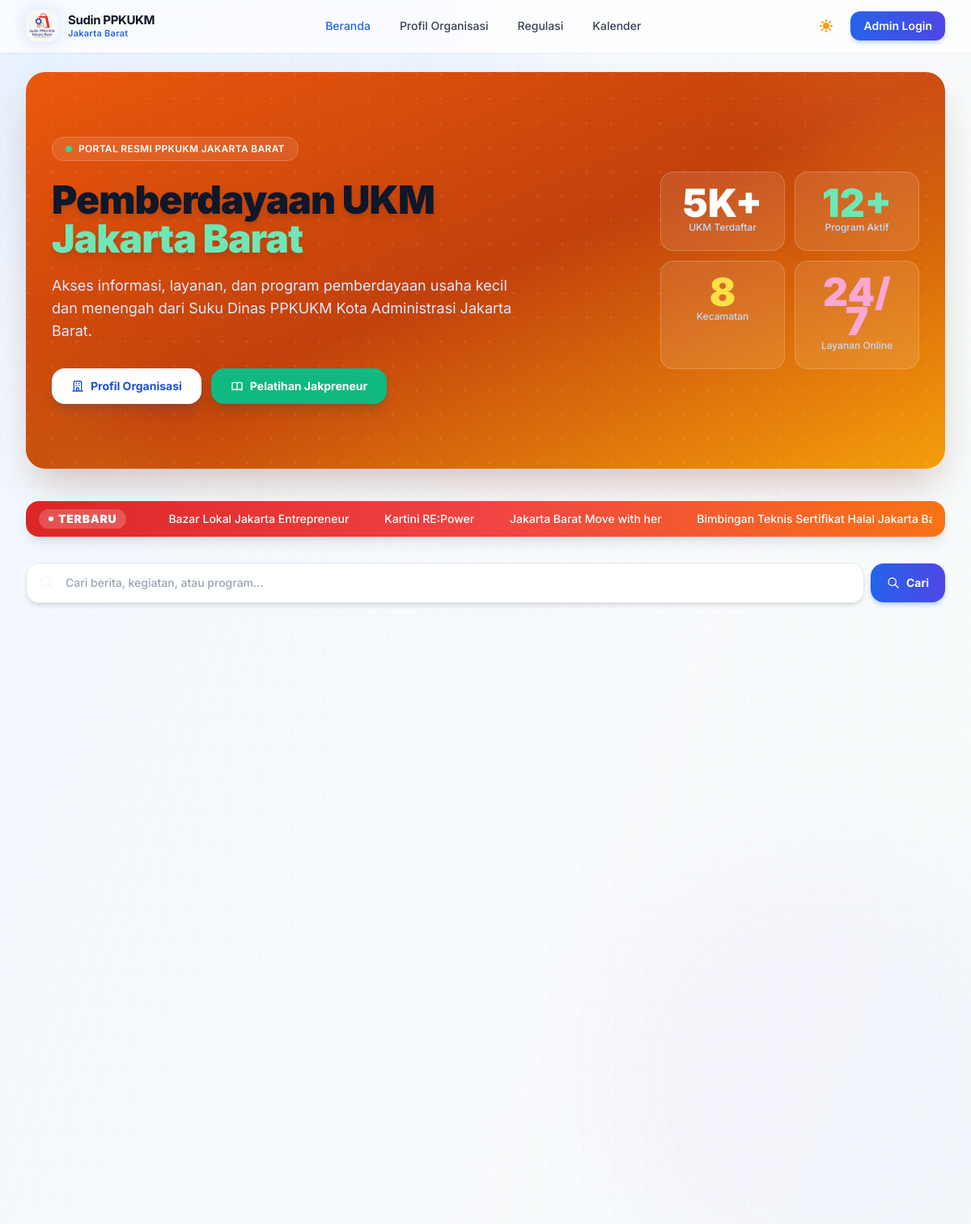
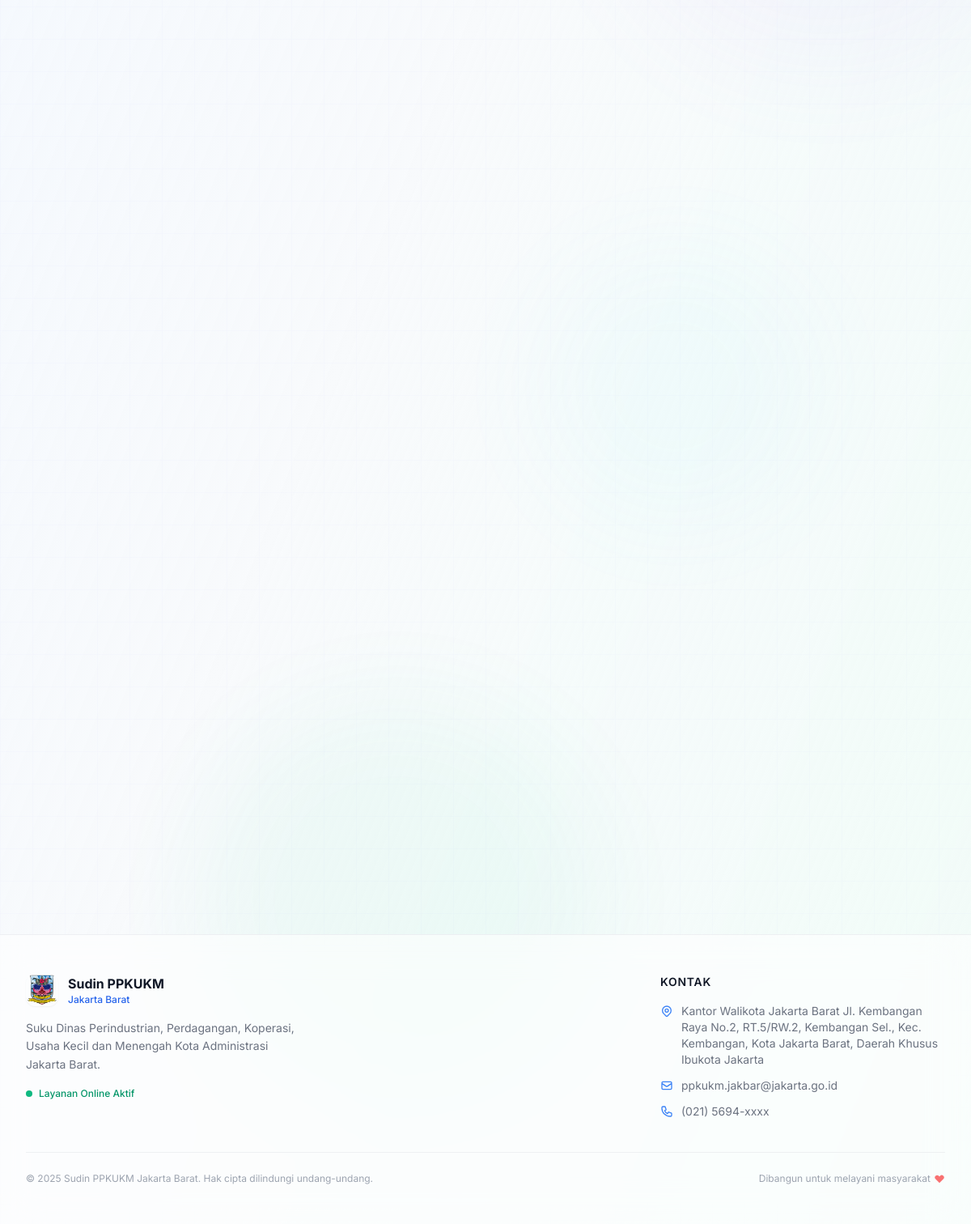
The page / on the database its author committed (2 pictures, top to bottom).
### app.py (models this page shows)
class News(db.Model):
    id = db.Column(db.Integer, primary_key=True)
    title = db.Column(db.String(200), nullable=False)
    content = db.Column(db.Text)
    image_url = db.Column(db.String(255))
    publish_date = db.Column(db.DateTime, default=datetime.datetime.utcnow)
    author_id = db.Column(db.Integer, db.ForeignKey('user.id'))
    author = db.relationship('User', foreign_keys=[author_id], backref='news')
    status = db.Column(db.String(20), default='pending', nullable=False)  # 'pending' | 'published' | 'rejected'
    category = db.Column(db.String(50), default='event', nullable=False)  # 'pelatihan' | 'promosi' | 'event' | 'ukm' | 'kalender'
    registration_start_date = db.Column(db.DateTime, nullable=True)
    registration_end_date = db.Column(db.DateTime, nullable=True)
    start_date = db.Column(db.DateTime, nullable=True)
    end_date = db.Column(db.DateTime, nullable=True)
    participant_count = db.Column(db.Integer, nullable=True)
    location = db.Column(db.String(255), nullable=True)
    reviewed_by_id = db.Column(db.Integer, db.ForeignKey('user.id'), nullable=True)
    reviewer = db.relationship('User', foreign_keys=[reviewed_by_id])
    reviewed_at = db.Column(db.DateTime, nullable=True)
    reject_reason = db.Column(db.Text, nullable=True)
    photos = db.relationship('NewsPhoto', backref='news', cascade='all, delete-orphan', lazy='select')
    videos = db.relationship('NewsVideo', backref='news', cascade='all, delete-orphan', lazy='select')

### app.py (the view)
@app.route('/')
def index():
    allowed_event_titles = ['Jakarta Barat Move with her', 'Kartini RE:Power']
    news = News.query.filter(
        News.status == 'published',
        News.category != 'kalender',
        or_(News.category != 'event', News.title.in_(allowed_event_titles))
    ).order_by(News.publish_date.desc()).all()
    event_count = News.query.filter(News.status == 'published', News.category == 'event', News.title.in_(allowed_event_titles)).count()
    cat_counts = {
        'semua':    len(news),
        'event':    event_count,
        'pelatihan':sum(1 for n in news if n.category == 'pelatihan'),
        'promosi':  sum(1 for n in news if n.category == 'promosi'),
        'ukm':      sum(1 for n in news if n.category == 'ukm'),
    }
    return render_template('index.html', news=news, cat_counts=cat_counts)

### app.py (called while the page is built)
@app.after_request
def add_security_headers(response):
    response.headers['X-Content-Type-Options'] = 'nosniff'
    response.headers['X-Frame-Options'] = 'DENY'
    response.headers['X-XSS-Protection'] = '1; mode=block'
    response.headers['Strict-Transport-Security'] = 'max-age=31536000; includeSubDomains'
    response.headers['Content-Security-Policy'] = (
        "default-src 'self'; "
        "script-src 'self' 'unsafe-inline' cdn.tailwindcss.com cdn.jsdelivr.net unpkg.com; "
        "style-src 'self' 'unsafe-inline' fonts.googleapis.com; "
        "font-src 'self' fonts.gstatic.com; "
        "img-src 'self' data: images.unsplash.com; "
        "media-src 'self'; "
        "connect-src 'self'"
    )
    return response

### templates/index.html (shortened to what this page needs)
{% extends "base.html" %} {% block title %}Beranda - Sudin PPKUKM Jakarta Barat{% endblock %} {% block content %}
<section class="relative mb-10 overflow-hidden rounded-3xl bg-gradient-to-br from-orange-600 via-orange-700 to-amber-500 text-white shadow-2xl shadow-orange-900/30" data-scroll-reveal>
  <div class="absolute inset-0 opacity-10">
    <svg class="absolute inset-0 w-full h-full" xmlns="http://www.w3.org/2000/svg">
      <defs>
        <pattern id="dots" x="0" y="0" width="30" height="30" patternUnits="userSpaceOnUse">
          <circle cx="3" cy="3" r="1.5" fill="currentColor" />
        </pattern>
      </defs>
      <rect width="100%" height="100%" fill="url(#dots)" />
    </svg>
  </div>
  <div class="absolute top-0 right-0 w-64 h-64 bg-orange-400/20 rounded-full blur-3xl -translate-y-1/2 translate-x-1/4"></div>
  <div class="absolute bottom-0 left-0 w-48 h-48 bg-amber-400/20 rounded-full blur-3xl translate-y-1/2 -translate-x-1/4"></div>
  <div class="relative z-10 px-8 py-14 md:py-20 flex flex-col md:flex-row items-center gap-10">
    <div class="flex-1 text-center md:text-left">
      <div class="inline-flex items-center gap-2 bg-white/10 backdrop-blur-sm border border-white/20 rounded-full px-4 py-1.5 text-xs font-semibold mb-6 tracking-wide uppercase">
        <span class="w-2 h-2 rounded-full bg-emerald-400 animate-pulse"></span>
        Portal Resmi PPKUKM Jakarta Barat
      </div>
      <h1 class="text-3xl md:text-5xl font-black leading-tight mb-5 drop-shadow-lg">
        Pemberdayaan UKM<br />
        <span class="text-emerald-300">Jakarta Barat</span>
      </h1>
      <p class="text-blue-100 text-base md:text-lg max-w-xl mb-8 leading-relaxed">Akses informasi, layanan, dan program pemberdayaan usaha kecil dan menengah dari Suku Dinas PPKUKM Kota Administrasi Jakarta Barat.</p>
      <div class="flex flex-col sm:flex-row gap-3 justify-center md:justify-start">
        <a
          href="{{ url_for('profil_organisasi') }}"
          class="inline-flex items-center justify-center gap-2 px-6 py-3 bg-white text-blue-700 font-bold rounded-2xl hover:bg-blue-50 shadow-lg shadow-blue-900/20 transition-all duration-200 hover:-translate-y-0.5 text-sm"
        >
          <svg class="w-4 h-4" fill="none" stroke="currentColor" viewBox="0 0 24 24">
            <path stroke-linecap="round" stroke-linejoin="round" stroke-width="2" d="M19 21V5a2 2 0 00-2-2H7a2 2 0 00-2 2v16m14 0h2m-2 0h-5m-9 0H3m2 0h5M9 7h1m-1 4h1m4-4h1m-1 4h1m-5 10v-5a1 1 0 011-1h2a1 1 0 011 1v5m-4 0h4" />
          </svg>
          Profil Organisasi
        </a>
        <a
          href="https://jakpreneur.jakarta.go.id/"
          target="_blank"
          rel="noopener noreferrer"
          class="inline-flex items-center justify-center gap-2 px-6 py-3 bg-emerald-500 hover:bg-emerald-400 text-white font-bold rounded-2xl shadow-lg shadow-emerald-900/20 transition-all duration-200 hover:-translate-y-0.5 text-sm"
        >
          Pelatihan Jakpreneur
        </a>
      </div>
    </div>
    <div class="flex-shrink-0 grid grid-cols-2 gap-3 w-full md:w-auto md:max-w-xs">
      <div class="bg-white/10 backdrop-blur-md border border-white/20 rounded-2xl p-5 text-center">
        <div class="text-3xl font-black text-white">5K+</div>
        <div class="text-xs text-blue-200 font-medium mt-1">UKM Terdaftar</div>
      </div>
      <div class="bg-white/10 backdrop-blur-md border border-white/20 rounded-2xl p-5 text-center">
        <div class="text-3xl font-black text-emerald-300">12+</div>
        <div class="text-xs text-blue-200 font-medium mt-1">Program Aktif</div>
      </div>
      <div class="bg-white/10 backdrop-blur-md border border-white/20 rounded-2xl p-5 text-center">
        <div class="text-3xl font-black text-yellow-300">8</div>
        <div class="text-xs text-blue-200 font-medium mt-1">Kecamatan</div>
      </div>
      <div class="bg-white/10 backdrop-blur-md border border-white/20 rounded-2xl p-5 text-center">
        <div class="text-3xl font-black text-pink-300">24/7</div>
        <div class="text-xs text-blue-200 font-medium mt-1">Layanan Online</div>
      </div>
    </div>
  </div>
</section>
<div class="bg-gradient-to-r from-red-600 via-red-500 to-orange-500 text-white text-xs md:text-sm py-2.5 px-4 overflow-hidden rounded-2xl shadow-lg mb-8" data-scroll-reveal>
  <div class="flex items-center gap-3 overflow-hidden">
    <span class="flex-shrink-0 flex items-center gap-1.5 font-black tracking-wider bg-white/20 rounded-full px-3 py-0.5">
      <span class="w-1.5 h-1.5 rounded-full bg-white animate-pulse"></span>
      TERBARU
    </span>
    <div class="overflow-hidden flex-1">
      <div class="animate-marquee whitespace-nowrap font-medium">
        {% for item in news[:5] %}
        <span class="ml-10">{{ item.title[:70] }}{% if item.title|length > 70 %}...{% endif %}</span>
        {% endfor %}
      </div>
    </div>
  </div>
</div>
<div class="mb-5" data-scroll-reveal>
  <div class="relative flex items-center gap-2">
    <div class="relative flex-1">
      <div class="absolute inset-y-0 left-0 pl-4 flex items-center pointer-events-none">
      </div>
      <input
        id="search-input"
        type="text"
        placeholder="Cari berita, kegiatan, atau program..."
        class="w-full pl-12 pr-12 py-3.5 rounded-2xl bg-white/90 dark:bg-gray-800/90 border border-gray-200 dark:border-gray-700 text-gray-900 dark:text-white placeholder-gray-400 dark:placeholder-gray-500 text-sm font-medium shadow-md focus:outline-none focus:ring-2 focus:ring-blue-500/40 focus:border-blue-500 dark:focus:border-blue-500 transition-all duration-200 backdrop-blur-xl"
        autocomplete="off"
      />
    </div>
    <button
      id="search-btn"
      type="button"
      class="flex-shrink-0 flex items-center gap-2 px-5 py-3.5 bg-gradient-to-r from-blue-600 to-indigo-600 hover:from-blue-700 hover:to-indigo-700 text-white text-sm font-bold rounded-2xl shadow-md shadow-blue-500/30 transition-all duration-200 hover:-translate-y-0.5"
    >
      <svg class="w-4 h-4" fill="none" stroke="currentColor" viewBox="0 0 24 24">
        <path stroke-linecap="round" stroke-linejoin="round" stroke-width="2" d="M21 21l-6-6m2-5a7 7 0 11-14 0 7 7 0 0114 0z" />
      </svg>
      Cari
    </button>
  </div>
</div>
<div class="grid grid-cols-1 lg:grid-cols-3 gap-8">
  <div class="lg:col-span-1">
  </div>
  <div class="lg:col-span-2 space-y-8">
      {% set total_news = news|length %}
  </div>
</div>
{% endblock %}

### static/css/app.css (style rules this page uses)
*, *::before, *::after { box-sizing: border-box; margin: 0; padding: 0; }
html { scroll-behavior: smooth; font-size: 16px; }
body { font-family: "Inter", -apple-system, BlinkMacSystemFont, "Segoe UI", sans-serif; color: #1e293b; line-height: 1.6; min-height: 100vh; overflow-x: hidden; }
* { overflow-wrap: anywhere; }
h1, h2, h3, h4, h5, h6 { font-weight: 800; line-height: 1.15; color: #0f172a; }
p { color: #475569; margin-bottom: 0.75rem; }
a { color: #2563eb; text-decoration: none; transition: color 0.2s ease; }
.animate-marquee { animation: marquee 30s linear infinite; }
.rounded-2xl { transition: box-shadow 0.3s ease, transform 0.3s ease; }

### static/css/news-professional.css (style rules this page uses)
* { font-family: "Inter", -apple-system, BlinkMacSystemFont, "Segoe UI", Roboto, Oxygen, Ubuntu, Cantarell, sans-serif; }
.animate-marquee { animation: marquee 25s linear infinite; }
h1, h2, h3 { font-weight: 800 900; letter-spacing: -0.02em; line-height: 1.1; }
.text-3xl.font-black { font-size: clamp(1.875rem, 4vw, 3.75rem); }
html { scroll-behavior: smooth; }

### templates/base.html (style rules this page uses)
.pointer-events-none { pointer-events: none !important; }

### rows shown on the page
News: title "Bazar Lokal Jakarta Entrepreneur"
News: title "Kartini RE:Power"
News: title "Jakarta Barat Move with her"
News: title "Bimbingan Teknis Sertifikat Halal Jakarta…"
